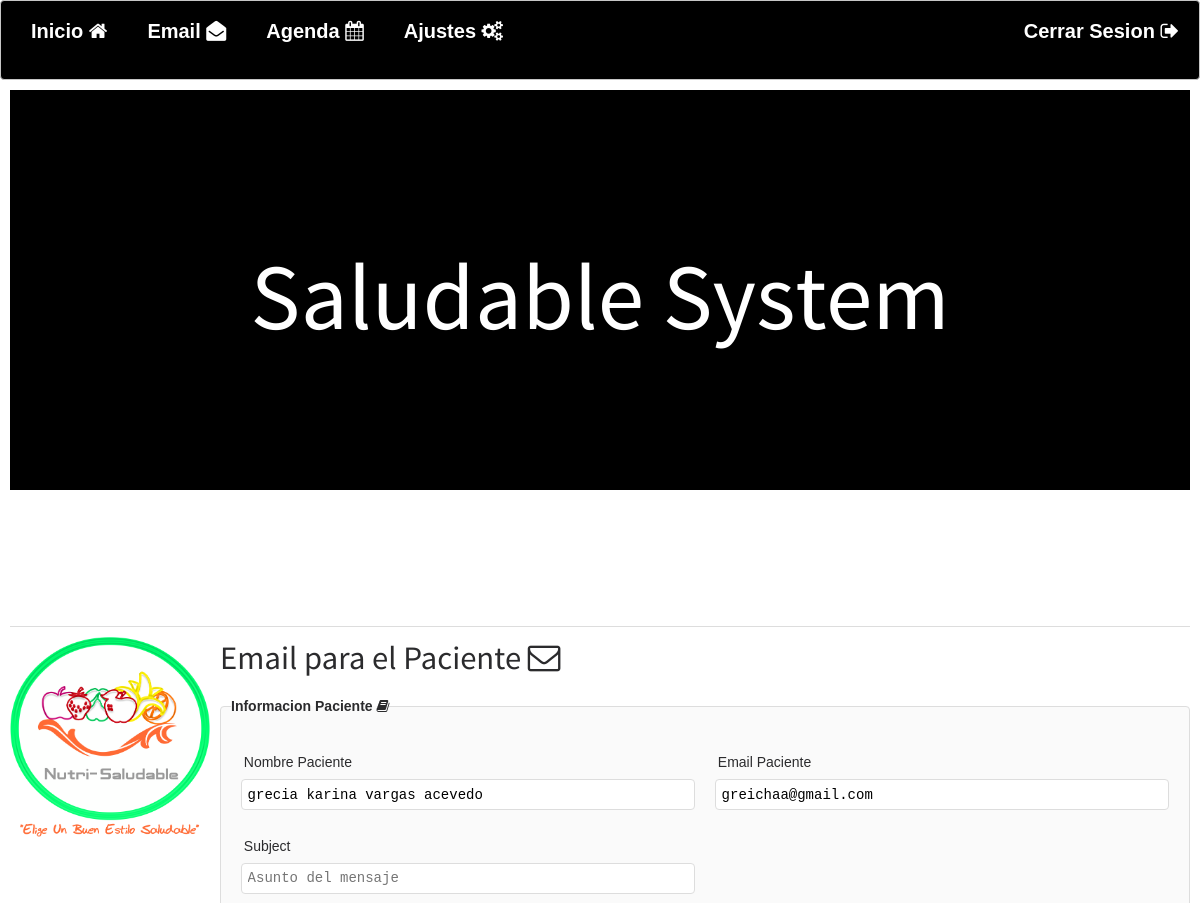
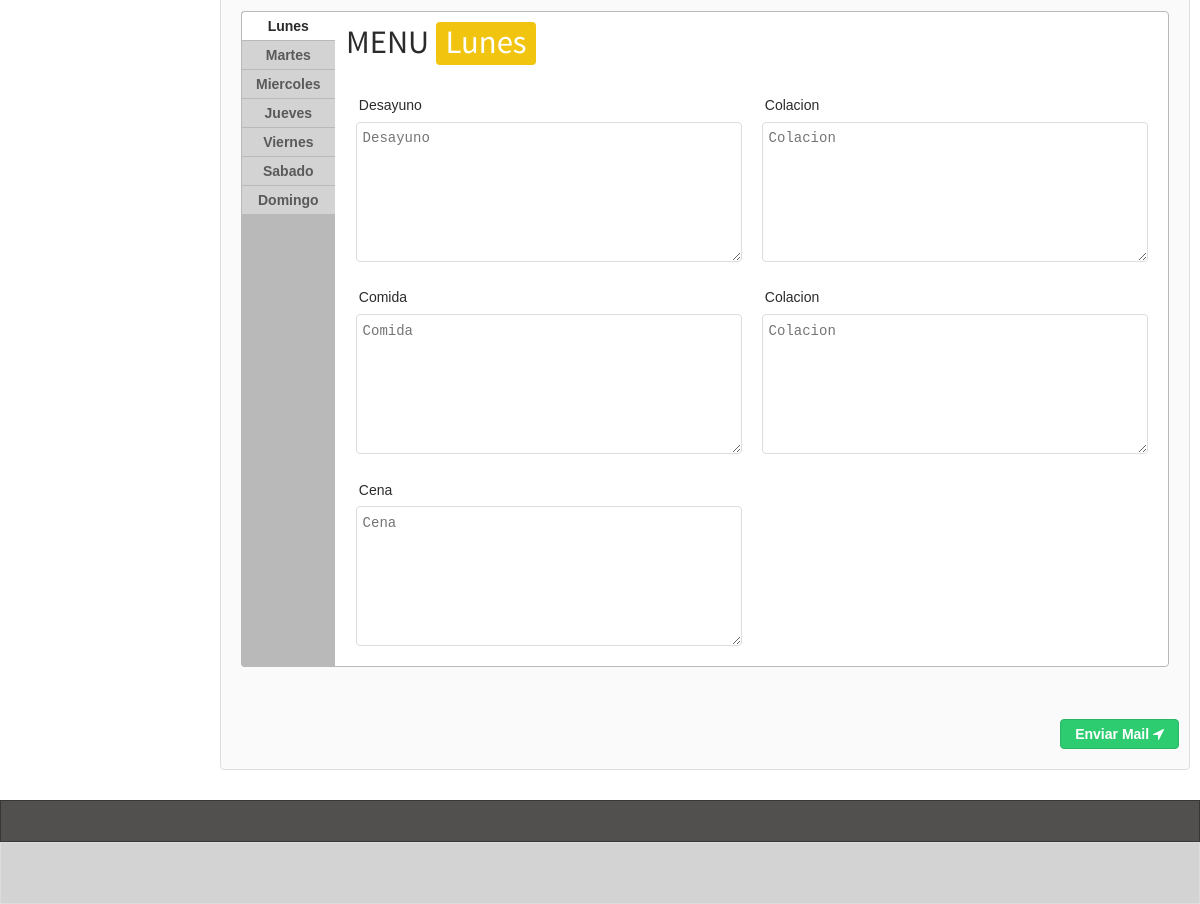
The page /dietas.php?id=3 on the database its author committed (2 pictures, top to bottom).
### tables this page shows
CREATE TABLE `datos_personales` (
  `id_paciente` int(11) NOT NULL,
  `nombre_paciente` varchar(50) NOT NULL,
  `edad` int(11) NOT NULL,
  `sexo` varchar(20) NOT NULL,
  `fecha_nacimiento` date NOT NULL,
  `estado_civil` varchar(50) NOT NULL,
  `escolaridad` varchar(50) NOT NULL,
  `ocupacion` varchar(100) NOT NULL,
  `direccion` varchar(100) NOT NULL,
  `telefono` varchar(10) NOT NULL,
  `email` varchar(50) NOT NULL,
  `motivo_consulta` varchar(100) NOT NULL,
  `fecha_elaboracion` date NOT NULL
);

### includes/funciones.php (called while the page is built, shortened)
<?php
function getParam($param, $default) {
	$result = $default;
	if (isset($param)) {
  		$result = (get_magic_quotes_gpc()) ? $param : addslashes($param);
	}
	return $result;
}
function sqlValue($value, $type) {
  $value = get_magic_quotes_gpc() ? stripslashes($value) : $value;
  $value = function_exists("mysql_real_escape_string") ? mysql_real_escape_string($value) : mysql_escape_string($value);
  switch ($type) {
    case "int":
      $value = ($value != "") ? intval($value) : "NULL";
      break;
  }
  return $value;
}
?>

### includes/email_paciente.php (called while the page is built, shortened)
<?php
$conexion = mysql_connect("localhost", "saludable") or trigger_error(mysql_error(),E_USER_ERROR);
require("includes/funciones.php");
$id_paciente = getParam($_GET["id"], "-1");
$sql = "SELECT datos_personales.*, antecedentes_salud.*, aspectos_ginecologicos.*, dario_actividades.*, bioquimica.*, acta_diabetico.* FROM datos_personales INNER JOIN antecedentes_salud ON datos_personales.id_paciente = antecedentes_salud.id_antecedente INNER JOIN aspectos_ginecologicos ON antecedentes_salud.id_antecedente = aspectos_ginecologicos.id_ginecologico INNER JOIN dario_actividades ON aspectos_ginecologicos.id_ginecologico = dario_actividades.id_actividad INNER JOIN bioquimica ON dario_actividades.id_actividad = bioquimica.id_bioquimica INNER JOIN acta_diabetico ON bioquimica.id_bioquimica = acta_diabetico.id_diabetico WHERE datos_personales.id_paciente = ".sqlValue($id_paciente, "int");
$queEmp = mysql_query($sql, $conexion);
$rsEmp = mysql_fetch_assoc($queEmp);
 ?>

### dietas.php (the view, shortened to what this page needs)
<?php
include("includes/email_paciente.php");
?>
<!DOCTYPE html>
<html>
<head>
<?php include('models/head.php'); ?>
</head>
<body >
<?php include('models/nav.php'); ?>
         <article class="row">
        <section class="four fourths  padded bounceInDown animated">
        <?php include("models/header_img.php"); ?>
          <hr>
          <img src="image/logo_grecia.png" width="200px" height="200px" class="pull-left gap-right">
          <h1>Email para el Paciente <i class="icon-envelope-alt icon-1x"></i></h1>
          <p>
   <fieldset>
        <legend>Informacion Paciente <i class="icon-book icon-1x"></i></legend>
    <p class="gap-top-small-tablet">
        <div class="row">
           <form action="mail.php" method="post" class="cmxform" id="commentForm">
        <div class="one half padded">
          <label >Nombre Paciente</label>
          <input name="nombre" type="text" placeholder="Nombre(s) Apellido(s)" value="<?php echo $rsEmp["nombre_paciente"]; ?>"">
        </div>
        <div class="one half padded">
          <label >Email Paciente</label>
          <input name="correo" type="text" value="<?php echo $rsEmp["email"]; ?>" placeholder="Email paciente">
        </div>
        <div class="one half padded">
          <label >Subject</label>
          <input name="subject" type="text"  placeholder="Asunto del mensaje">
        </div>
         <div class="row">
              <div class="one whole padded">
                <div class="tabs vertical ipad">
                  <ul role="tablist">
                    <li role="tab" aria-controls="#tab1">Lunes</li>
                    <li role="tab" aria-controls="#tab2">Martes</li>
                    <li role="tab" aria-controls="#tab3">Miercoles</li>
                    <li role="tab" aria-controls="#tab4">Jueves</li>
                    <li role="tab" aria-controls="#tab5">Viernes</li>
                    <li role="tab" aria-controls="#tab6">Sabado</li>
                    <li role="tab" aria-controls="#tab7">Domingo</li>
                  </ul>
                  <div id="tab1" role="tabpanel">
                    <h1>MENU <span style="display:inline-block;padding:0 0.3em;border-radius:4px;color:#fff;background:#f1c40f;">Lunes</span></h1>
                      <div class="one half padded">
                        <label>Desayuno</label>
                        <textarea name="desayuno_lunes"  placeholder="Desayuno" required></textarea>
                      </div>
                      <div class="one half padded">
                        <label>Colacion </label>
                        <textarea name="colacion_desayuno_lunes"  placeholder="Colacion" required></textarea>
                      </div>
                      <div class="one half padded">
                        <label>Comida</label>
                        <textarea name="comida_lunes"  placeholder="Comida" required></textarea>
                      </div>
                      <div class="one half padded">
                        <label>Colacion</label>
                        <textarea name="colacion_cena_lunes"  placeholder="Colacion" required></textarea>
                      </div>
                      <div class="one half padded">
                        <label>Cena</label>
                        <textarea name="cena_lunes"  placeholder="Cena"  required></textarea>
                      </div>
                  </div>
                </div>
              </div>
            </div>
        <div class="one half padded">
        </div>
        <br><br>
        <button type="submit" style="float:right;" class="green button submit">Enviar Mail <i class="icon-location-arrow icon-1x"></i></button>
    </form>
        </div>
    </p>
</fieldset>
         </p>
        </section>
      </article>
   <?php include('models/footer.php'); ?>
</body>
</html>

### rows shown on the page
datos_personales: nombre "grecia karina vargas acevedo", correo "greichaa@gmail.com"
